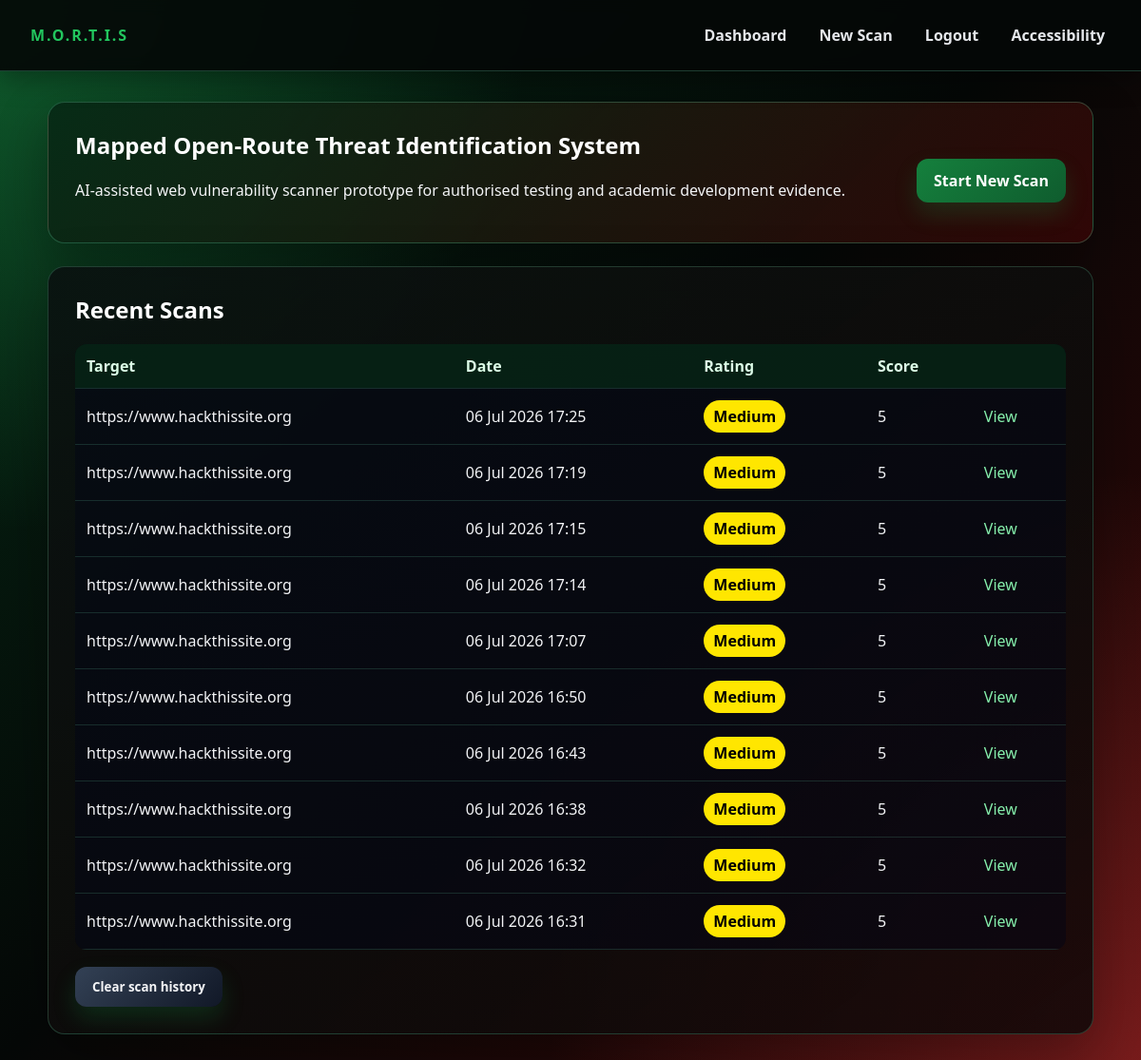
The page /dashboard (signed in) on the database as committed earlier.
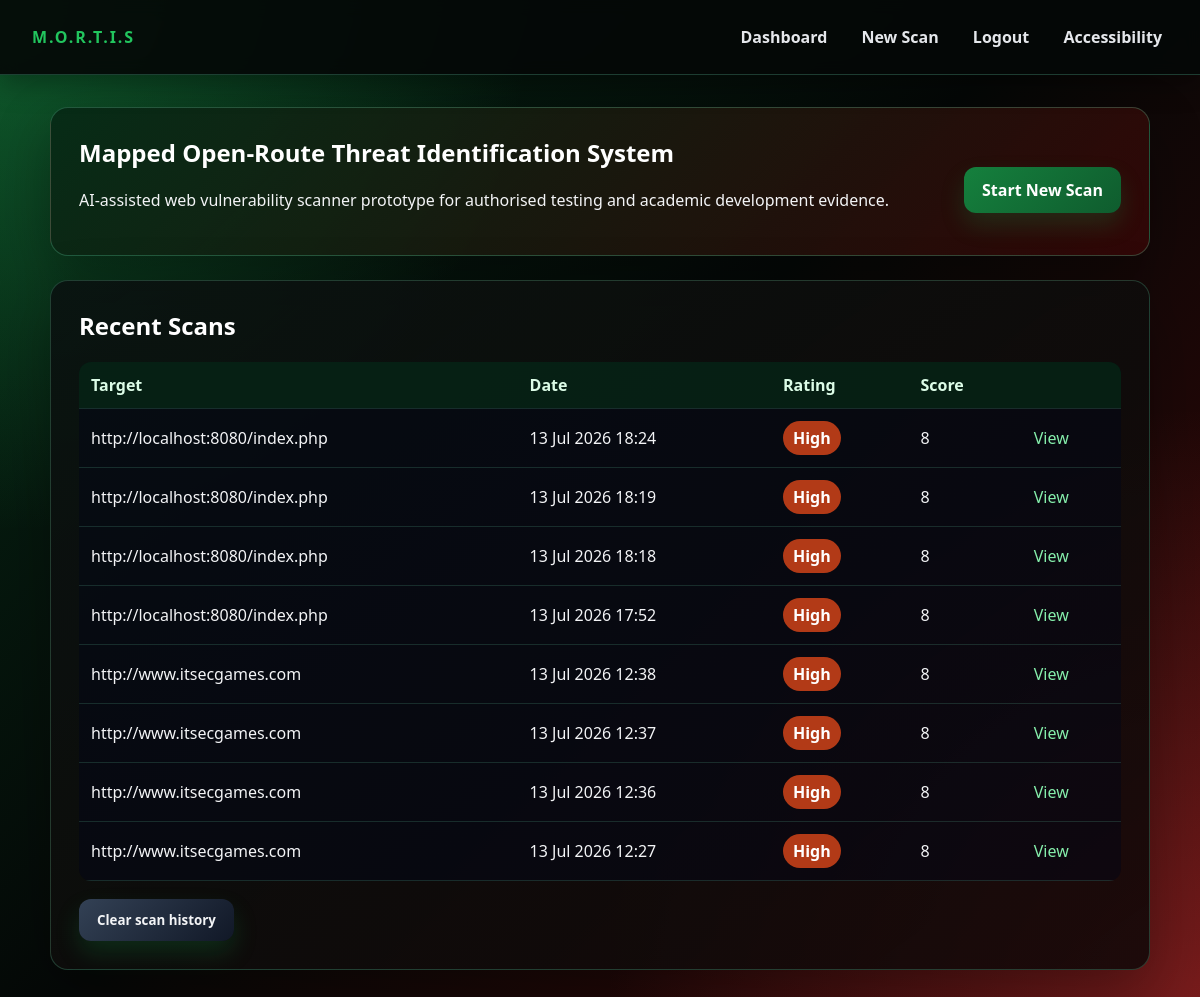
The same page on the database as committed later.
### app/models.py (models this page shows)
class Scan(db.Model):
    id = db.Column(db.Integer, primary_key=True)
    target_url = db.Column(db.String(500), nullable=False)
    created_at = db.Column(db.DateTime, default=datetime.utcnow)
    overall_score = db.Column(db.Integer, default=0)
    overall_rating = db.Column(db.String(20), default="Low")
    report_summary = db.Column(db.Text, default="")
    report_source = db.Column(db.String(20), default="")  # "api" | "offline" | ""
    status = db.Column(db.String(20), default="running")  # running | reporting | completed | failed
    modules_total = db.Column(db.Integer, default=0)
    modules_done = db.Column(db.Integer, default=0)
    current_module = db.Column(db.String(80), default="")
    findings = db.relationship(
        "Finding",
        backref="scan",
        cascade="all, delete-orphan",
        lazy=True,
        order_by="Finding.score.desc()"
    )

### app/routes.py (the view)
@bp.route("/dashboard")
@login_required
def dashboard():
    scans = Scan.query.order_by(Scan.created_at.desc()).limit(10).all()
    return render_template("dashboard.html", scans=scans)

### app/routes.py (called while the page is built)
def login_required(view):
    @wraps(view)
    def wrapped(*args, **kwargs):
        if "user_id" not in session:
            return redirect(url_for("main.login"))
        return view(*args, **kwargs)
    return wrapped

### app/templates/dashboard.html (shortened to what this page needs)
{% extends "base.html" %}
{% block content %}
<section class="hero">
    <div>
      <h1>Mapped Open-Route Threat Identification System</h1>
      <p>AI-assisted web vulnerability scanner prototype for authorised testing and academic development evidence.</p>
    </div>
  <a class="button" href="{{ url_for('main.scan') }}">Start New Scan</a>
</section>
<section class="card">
  <h2>Recent Scans</h2>
  {% if scans %}
  <table>
    <thead><tr><th>Target</th><th>Date</th><th>Rating</th><th>Score</th><th></th></tr></thead>
    <tbody>
    {% for scan in scans %}
      <tr>
        <td>{{ scan.target_url }}</td>
        <td>{{ scan.created_at.strftime('%d %b %Y %H:%M') }}</td>
        <td>
          {% if scan.status in ("running", "reporting") %}
            <span class="badge info">Running…</span>
          {% elif scan.status == "failed" %}
            <span class="badge critical">Failed</span>
          {% else %}
            <span class="badge {{ scan.overall_rating|lower }}">{{ scan.overall_rating }}</span>
          {% endif %}
        </td>
        <td>{{ scan.overall_score }}</td>
        <td>
          {% if scan.status in ("running", "reporting") %}
            <a href="{{ url_for('main.scan_progress', scan_id=scan.id) }}">View progress</a>
          {% else %}
            <a href="{{ url_for('main.results', scan_id=scan.id) }}">View</a>
          {% endif %}
        </td>
      </tr>
    {% endfor %}
    </tbody>
  </table>
  <form method="post" action="{{ url_for('main.clear_history') }}"
        onsubmit="return confirm('Are you sure you want to clear your scan history? This permanently deletes all scans and cannot be undone.');">
    <button type="submit" class="secondary">Clear scan history</button>
  </form>
  {% else %}
    <p class="muted">No scans yet. Run your first authorised scan.</p>
  {% endif %}
</section>
{% endblock %}

Rows that differ between the two databases and show on the page:
removed Scan: target_url "https://www.hackthissite.org", created_at "06 Jul 2026 17:25", overall_rating "Medium", overall_score "5"
removed Scan: target_url "https://www.hackthissite.org", created_at "06 Jul 2026 17:19", overall_rating "Medium", overall_score "5"
removed Scan: target_url "https://www.hackthissite.org", created_at "06 Jul 2026 17:15", overall_rating "Medium", overall_score "5"
removed Scan: target_url "https://www.hackthissite.org", created_at "06 Jul 2026 17:14", overall_rating "Medium", overall_score "5"
removed Scan: target_url "https://www.hackthissite.org", created_at "06 Jul 2026 17:07", overall_rating "Medium", overall_score "5"
removed Scan: target_url "https://www.hackthissite.org", created_at "06 Jul 2026 16:50", overall_rating "Medium", overall_score "5"
removed Scan: target_url "https://www.hackthissite.org", created_at "06 Jul 2026 16:43", overall_rating "Medium", overall_score "5"
removed Scan: target_url "https://www.hackthissite.org", created_at "06 Jul 2026 16:38", overall_rating "Medium", overall_score "5"
removed Scan: target_url "https://www.hackthissite.org", created_at "06 Jul 2026 16:32", overall_rating "Medium", overall_score "5"
removed Scan: target_url "https://www.hackthissite.org", created_at "06 Jul 2026 16:31", overall_rating "Medium", overall_score "5"
now on this page (row edited): Scan: target_url "http://localhost:8080/index.php", created_at "13 Jul 2026 18:24", overall_rating "High", overall_score "8"
now on this page (row edited): Scan: target_url "http://localhost:8080/index.php", created_at "13 Jul 2026 18:19", overall_rating "High", overall_score "8"
now on this page (row edited): Scan: target_url "http://localhost:8080/index.php", created_at "13 Jul 2026 18:18", overall_rating "High", overall_score "8"
now on this page (row edited): Scan: target_url "http://localhost:8080/index.php", created_at "13 Jul 2026 17:52", overall_rating "High", overall_score "8"
now on this page (row edited): Scan: target_url "http://www.itsecgames.com", created_at "13 Jul 2026 12:38", overall_rating "High", overall_score "8"
now on this page (row edited): Scan: target_url "http://www.itsecgames.com", created_at "13 Jul 2026 12:37", overall_rating "High", overall_score "8"
now on this page (row edited): Scan: target_url "http://www.itsecgames.com", created_at "13 Jul 2026 12:36", overall_rating "High", overall_score "8"
now on this page (row edited): Scan: target_url "http://www.itsecgames.com", created_at "13 Jul 2026 12:27", overall_rating "High", overall_score "8"
